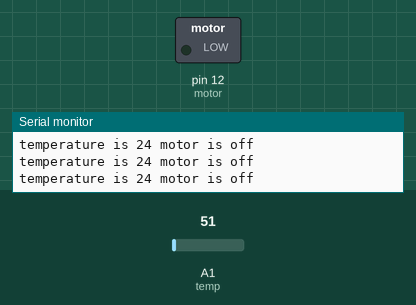
The sketch below on a simulated Arduino Uno, built with avr-gcc and run on an emulated ATmega328P. Parts: switched loads named in the sketch (green lamp = pin HIGH), the last lines printed to the serial monitor. The inputs (shaded band) are chosen by the test bench; at power-on: A1 (temp) = 51.

Above: at 1.2 s.
1.3 s: A1 (temp) set to 60
At 2.5 s:
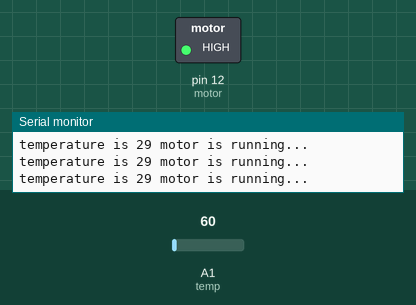
2.8 s: A1 (temp) set to 15
At 3.8 s:
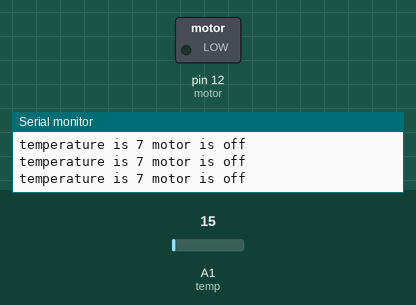
4.3 s: A1 (temp) set to 61
At 5.6 s:
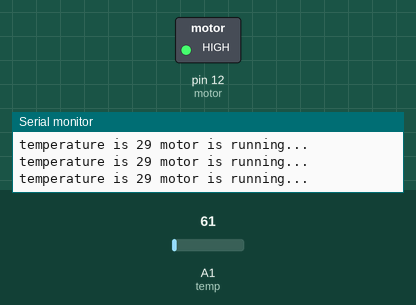
Timing chart, 0 to 7.3 s (numbered marks = the images above; inputs shaded):
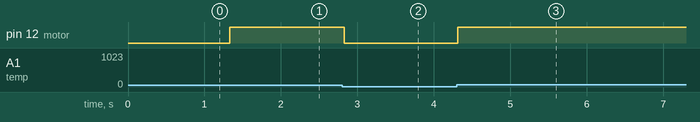

Measured:
- the behaviour switches between 53 and 54 on A1 (temp) (found by bisection; images 0 and 1)
- after the input at 1.3 s, pin 12 (motor): LOW → HIGH at once
- after the input at 2.8 s, pin 12 (motor): HIGH → LOW at once
- after the input at 4.3 s, pin 12 (motor): LOW → HIGH at once

The sketch:

temperature_sensor_analog_signal.ino
```cpp
int temp = A1;
int motor = 12;
int sensor;

void setup() {
  Serial.begin(9600);
  pinMode(temp,INPUT);
  pinMode(motor,OUTPUT);
}

void loop() {
  sensor = analogRead(temp);
  sensor = (sensor * 500) / 1024;
  if(sensor > 25)
  {
    digitalWrite(motor,HIGH);
    Serial.print("temperature is ");
    Serial.print(sensor);
    Serial.println(" motor is running...");
  }
  else
  {
    digitalWrite(motor,LOW);
    Serial.print("temperature is ");
    Serial.print(sensor);
    Serial.println(" motor is off");
  }
}
```
